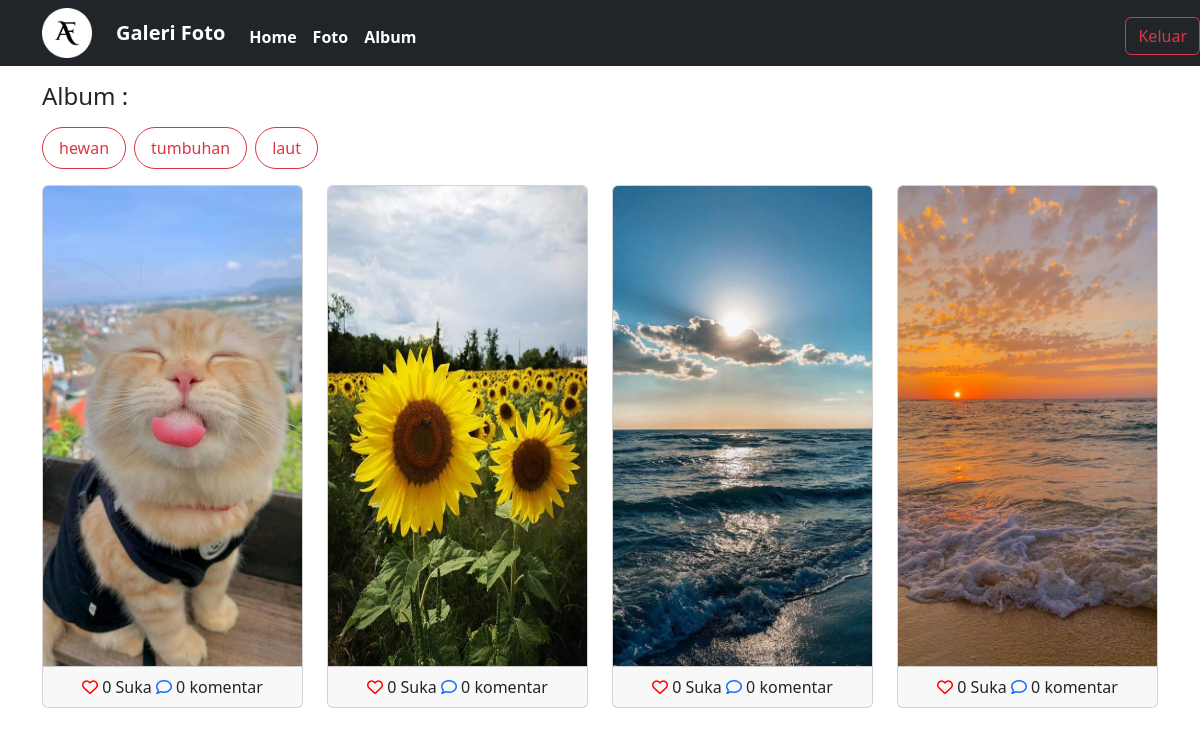
The app's page /admin/home.php (signed in) with its own data.
### tables this page shows
CREATE TABLE `album` (
  `albumid` int(11) NOT NULL,
  `namaalbum` varchar(255) NOT NULL,
  `deskripsi` text NOT NULL,
  `tanggaldibuat` date NOT NULL,
  `userid` int(11) NOT NULL
);

CREATE TABLE `foto` (
  `fotoid` int(11) NOT NULL,
  `judulfoto` varchar(255) NOT NULL,
  `deskripsifoto` text NOT NULL,
  `tanggalunggah` date NOT NULL,
  `lokasifile` varchar(255) NOT NULL,
  `albumid` int(11) NOT NULL,
  `userid` int(11) NOT NULL
);

### admin/home.php (the view, shortened to what this page needs)
<?php
include '../config/koneksi.php';
$userid = $_SESSION['userid'];
?>
<!DOCTYPE html>
<html lang="en">
<head>
    <link href="https://cdn.jsdelivr.net/npm/bootstrap@5.3.3/dist/css/bootstrap.min.css" rel="stylesheet"
>
    <link rel="stylesheet" href="https://cdnjs.cloudflare.com/ajax/libs/font-awesome/6.6.0/css/all.min.css"/>
</head>
<body>
    <nav class="navbar navbar-expand-lg bg-dark">
        <div class="container">
            <img src="../assets/img/image-modified.png" width="50px" height="50px">
            <a class="navbar-brand text-white fw-bold ms-4" href="index.php">Galeri Foto</a>
            <div class="collapse navbar-collapse mt-2" id="navbarNav">
                <ul class="navbar-nav me-auto">
                    <a href="home.php" class="nav-link text-white fw-bold">Home</a>
                    <a href="Foto.php" class="nav-link text-white fw-bold">Foto</a>
                    <a href="Album.php" class="nav-link text-white fw-bold">Album</a>
                    <a href="../index.php" class="btn btn-outline-danger position-absolute end-0">Keluar</a>
                </ul>
            </div>
        </div>
    </nav>
    <div class="container mt-3">
    <h4 class="mb-3">Album :</h4>
    <div class="d-flex flex-wrap gap-2">
        <?php
        $album = mysqli_query($koneksi, "SELECT * FROM album WHERE userid='$userid'");
        while ($row = mysqli_fetch_array($album)) { ?>
            <a href="home.php?albumid=<?php echo $row['albumid'] ?>"
               class="btn btn-outline-danger rounded-pill px-3 py-2"><?php echo $row['namaalbum'] ?>
            </a>
        <?php } ?>
    </div>
        <div class="row">
            <?php
            if (isset($_GET['albumid'])) {
                $albumid = $_GET['albumid'];
                $query = mysqli_query($koneksi, "SELECT * FROM foto WHERE userid='$userid' AND albumid='$albumid'");
                while ($data = mysqli_fetch_array($query)) { ?>
                    <div class="col-md-3 mt-3">
                        <div class="card">
                        <img src="../assets/img/<?php echo $data['lokasifile'] ?>" class="card-img-top" title="<?php echo $data['judulfoto'] ?>" style="height: 30rem;">
                            <div class="card-footer text-center">
                                <?php
                                $fotoid = $data['fotoid'];
                                $ceksuka = mysqli_query($koneksi, "SELECT * FROM likefoto WHERE fotoid='$fotoid' AND userid='$userid'");
                                if (mysqli_num_rows($ceksuka) == 1) { ?>
                                    <a href="../config/proses_like.php?fotoid=<?php echo $data['fotoid'] ?>" type="submit" name="suka"><i class="fa fa-heart" style="color: red;"></i></a>
                                <?php } else { ?>
                                    <a href="../config/proses_like.php?fotoid=<?php echo $data['fotoid'] ?>" type="submit" name="suka"><i class="fa-regular fa-heart" style="color: red;"></i></a>
                                <?php }
                                $like = mysqli_query($koneksi, "SELECT * FROM likefoto WHERE fotoid='$fotoid'");
                                echo mysqli_num_rows($like) . ' Suka';
                                ?>
                                <a href=""><i class="fa-regular fa-comment"></i></a> 0 komentar
                            </div>
                        </div>
                    </div>
                <?php }
            } else {
                $query = mysqli_query($koneksi, "SELECT * FROM foto WHERE userid='$userid'");
                while ($data = mysqli_fetch_array($query)) { ?>
                    <div class="col-md-3 mt-3">
                        <div class="card">
                            <img src="../assets/img/<?php echo $data['lokasifile'] ?>" class="card-img-top" title="<?php echo $data['judulfoto'] ?>" style="height: 30rem;">
                            <div class="card-footer text-center">
                                <?php
                                $fotoid = $data['fotoid'];
                                $ceksuka = mysqli_query($koneksi, "SELECT * FROM likefoto WHERE fotoid='$fotoid' AND userid='$userid'");
                                if (mysqli_num_rows($ceksuka) == 1) { ?>
                                    <a href="../config/proses_like.php?fotoid=<?php echo $data['fotoid'] ?>" type="submit" name="suka"><i class="fa fa-heart" style="color: red;"></i></a>
                                <?php } else { ?>
                                    <a href="../config/proses_like.php?fotoid=<?php echo $data['fotoid'] ?>" type="submit" name="suka"><i class="fa-regular fa-heart" style="color: red;"></i></a>
                                <?php }
                                $like = mysqli_query($koneksi, "SELECT * FROM likefoto WHERE fotoid='$fotoid'");
                                echo mysqli_num_rows($like) . ' Suka';
                                ?>
                                <a href=""><i class="fa-regular fa-comment"></i></a> 0 komentar
                            </div>
                        </div>
                    </div>
                <?php }
            } ?>
        </div>
    </div>
</body>
</html>

### records on screen
album: namaalbum "hewan"
album: namaalbum "tumbuhan"
album: namaalbum "laut"
foto: lokasifile (picture), mysqli_num_rows($like) "0"
foto: lokasifile (picture), mysqli_num_rows($like) "0"
foto: lokasifile (picture), mysqli_num_rows($like) "0"
foto: lokasifile+judulfoto (picture), mysqli_num_rows($like) "0"
